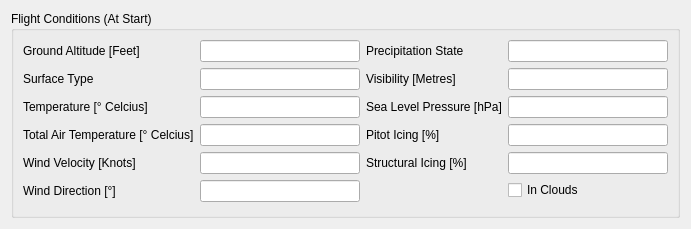
<?xml version="1.0" encoding="UTF-8"?>
<ui version="4.0">
 <class>FlightConditionsWidget</class>
 <widget class="QWidget" name="FlightConditionsWidget">
  <property name="geometry">
   <rect>
    <x>0</x>
    <y>0</y>
    <width>666</width>
    <height>226</height>
   </rect>
  </property>
  <property name="windowTitle">
   <string>Form</string>
  </property>
  <layout class="QGridLayout" name="gridLayout_2">
   <item row="0" column="0">
    <widget class="QGroupBox" name="groupBox">
     <property name="title">
      <string>Flight Conditions (At Start)</string>
     </property>
     <layout class="QGridLayout" name="gridLayout">
      <item row="0" column="0">
       <layout class="QFormLayout" name="formLayout">
        <item row="0" column="0">
         <widget class="QLabel" name="label_14">
          <property name="text">
           <string>Ground Altitude [Feet]</string>
          </property>
         </widget>
        </item>
        <item row="0" column="1">
         <widget class="QLineEdit" name="groundAltitudeLineEdit">
          <property name="minimumSize">
           <size>
            <width>160</width>
            <height>0</height>
           </size>
          </property>
          <property name="readOnly">
           <bool>true</bool>
          </property>
         </widget>
        </item>
        <item row="1" column="0">
         <widget class="QLabel" name="label_9">
          <property name="text">
           <string>Surface Type</string>
          </property>
         </widget>
        </item>
        <item row="1" column="1">
         <widget class="QLineEdit" name="surfaceTypeLineEdit">
          <property name="minimumSize">
           <size>
            <width>160</width>
            <height>0</height>
           </size>
          </property>
          <property name="text">
           <string/>
          </property>
          <property name="readOnly">
           <bool>true</bool>
          </property>
         </widget>
        </item>
        <item row="2" column="0">
         <widget class="QLabel" name="label_15">
          <property name="text">
           <string>Temperature [° Celcius]</string>
          </property>
         </widget>
        </item>
        <item row="2" column="1">
         <widget class="QLineEdit" name="temperatureLineEdit">
          <property name="minimumSize">
           <size>
            <width>160</width>
            <height>0</height>
           </size>
          </property>
          <property name="readOnly">
           <bool>true</bool>
          </property>
         </widget>
        </item>
        <item row="3" column="0">
         <widget class="QLabel" name="label_16">
          <property name="text">
           <string>Total Air Temperature [° Celcius]</string>
          </property>
         </widget>
        </item>
        <item row="3" column="1">
         <widget class="QLineEdit" name="totalAirTemperatureLineEdit">
          <property name="minimumSize">
           <size>
            <width>160</width>
            <height>0</height>
           </size>
          </property>
          <property name="readOnly">
           <bool>true</bool>
          </property>
         </widget>
        </item>
        <item row="4" column="0">
         <widget class="QLabel" name="label_17">
          <property name="text">
           <string>Wind Velocity [Knots]</string>
          </property>
         </widget>
        </item>
        <item row="4" column="1">
         <widget class="QLineEdit" name="windVelocityLineEdit">
          <property name="minimumSize">
           <size>
            <width>160</width>
            <height>0</height>
           </size>
          </property>
          <property name="readOnly">
           <bool>true</bool>
          </property>
         </widget>
        </item>
        <item row="5" column="0">
         <widget class="QLabel" name="label_18">
          <property name="text">
           <string>Wind Direction [°]</string>
          </property>
         </widget>
        </item>
        <item row="5" column="1">
         <widget class="QLineEdit" name="windDirectionLineEdit">
          <property name="minimumSize">
           <size>
            <width>160</width>
            <height>0</height>
           </size>
          </property>
          <property name="readOnly">
           <bool>true</bool>
          </property>
         </widget>
        </item>
       </layout>
      </item>
      <item row="0" column="1">
       <layout class="QFormLayout" name="formLayout_2">
        <item row="0" column="0">
         <widget class="QLabel" name="label_19">
          <property name="text">
           <string>Precipitation State</string>
          </property>
         </widget>
        </item>
        <item row="0" column="1">
         <widget class="QLineEdit" name="precipitationStateLineEdit">
          <property name="minimumSize">
           <size>
            <width>160</width>
            <height>0</height>
           </size>
          </property>
          <property name="readOnly">
           <bool>true</bool>
          </property>
         </widget>
        </item>
        <item row="1" column="0">
         <widget class="QLabel" name="label_21">
          <property name="text">
           <string>Visibility [Metres]</string>
          </property>
         </widget>
        </item>
        <item row="1" column="1">
         <widget class="QLineEdit" name="visibilityLineEdit">
          <property name="minimumSize">
           <size>
            <width>160</width>
            <height>0</height>
           </size>
          </property>
          <property name="readOnly">
           <bool>true</bool>
          </property>
         </widget>
        </item>
        <item row="2" column="0">
         <widget class="QLabel" name="label_22">
          <property name="text">
           <string>Sea Level Pressure [hPa]</string>
          </property>
         </widget>
        </item>
        <item row="2" column="1">
         <widget class="QLineEdit" name="seaLevelPressure">
          <property name="minimumSize">
           <size>
            <width>160</width>
            <height>0</height>
           </size>
          </property>
          <property name="readOnly">
           <bool>true</bool>
          </property>
         </widget>
        </item>
        <item row="3" column="0">
         <widget class="QLabel" name="label_23">
          <property name="text">
           <string>Pitot Icing [%]</string>
          </property>
         </widget>
        </item>
        <item row="3" column="1">
         <widget class="QLineEdit" name="pitotIcingLineEdit">
          <property name="minimumSize">
           <size>
            <width>160</width>
            <height>0</height>
           </size>
          </property>
          <property name="readOnly">
           <bool>true</bool>
          </property>
         </widget>
        </item>
        <item row="4" column="0">
         <widget class="QLabel" name="label_25">
          <property name="text">
           <string>Structural Icing [%]</string>
          </property>
         </widget>
        </item>
        <item row="4" column="1">
         <widget class="QLineEdit" name="structuralIcingLineEdit">
          <property name="minimumSize">
           <size>
            <width>160</width>
            <height>0</height>
           </size>
          </property>
          <property name="readOnly">
           <bool>true</bool>
          </property>
         </widget>
        </item>
        <item row="5" column="1">
         <widget class="QCheckBox" name="inCloudsCheckBox">
          <property name="enabled">
           <bool>true</bool>
          </property>
          <property name="mouseTracking">
           <bool>false</bool>
          </property>
          <property name="focusPolicy">
           <enum>Qt::NoFocus</enum>
          </property>
          <property name="text">
           <string>In Clouds</string>
          </property>
          <property name="checkable">
           <bool>true</bool>
          </property>
          <property name="checked">
           <bool>false</bool>
          </property>
         </widget>
        </item>
        <item row="6" column="1">
         <spacer name="verticalSpacer">
          <property name="orientation">
           <enum>Qt::Vertical</enum>
          </property>
          <property name="sizeHint" stdset="0">
           <size>
            <width>20</width>
            <height>40</height>
           </size>
          </property>
         </spacer>
        </item>
       </layout>
      </item>
     </layout>
    </widget>
   </item>
  </layout>
 </widget>
 <resources/>
 <connections/>
</ui>
